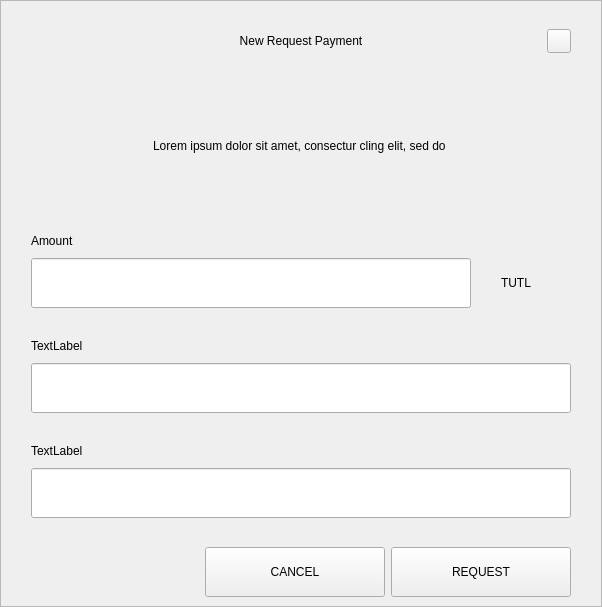
<?xml version="1.0" encoding="UTF-8"?>
<ui version="4.0">
 <class>RequestDialog</class>
 <widget class="QDialog" name="RequestDialog">
  <property name="geometry">
   <rect>
    <x>0</x>
    <y>0</y>
    <width>602</width>
    <height>607</height>
   </rect>
  </property>
  <property name="windowTitle">
   <string>Dialog</string>
  </property>
  <layout class="QVBoxLayout" name="verticalLayout_5">
   <property name="spacing">
    <number>0</number>
   </property>
   <property name="leftMargin">
    <number>0</number>
   </property>
   <property name="topMargin">
    <number>0</number>
   </property>
   <property name="rightMargin">
    <number>0</number>
   </property>
   <property name="bottomMargin">
    <number>0</number>
   </property>
   <item>
    <widget class="QFrame" name="frame">
     <property name="styleSheet">
      <string notr="true"/>
     </property>
     <property name="frameShape">
      <enum>QFrame::StyledPanel</enum>
     </property>
     <property name="frameShadow">
      <enum>QFrame::Raised</enum>
     </property>
     <layout class="QVBoxLayout" name="verticalLayout_4" stretch="1,0,0">
      <property name="spacing">
       <number>0</number>
      </property>
      <property name="leftMargin">
       <number>30</number>
      </property>
      <property name="topMargin">
       <number>20</number>
      </property>
      <property name="rightMargin">
       <number>30</number>
      </property>
      <property name="bottomMargin">
       <number>0</number>
      </property>
      <item>
       <layout class="QHBoxLayout" name="horizontalLayout_3">
        <property name="spacing">
         <number>0</number>
        </property>
        <item>
         <spacer name="horizontalSpacer_21">
          <property name="orientation">
           <enum>Qt::Horizontal</enum>
          </property>
          <property name="sizeHint" stdset="0">
           <size>
            <width>40</width>
            <height>20</height>
           </size>
          </property>
         </spacer>
        </item>
        <item>
         <widget class="QLabel" name="labelTitle">
          <property name="minimumSize">
           <size>
            <width>0</width>
            <height>40</height>
           </size>
          </property>
          <property name="maximumSize">
           <size>
            <width>16777215</width>
            <height>40</height>
           </size>
          </property>
          <property name="styleSheet">
           <string notr="true">padding-left:24px;</string>
          </property>
          <property name="text">
           <string>New Request Payment</string>
          </property>
          <property name="alignment">
           <set>Qt::AlignCenter</set>
          </property>
          <property name="margin">
           <number>7</number>
          </property>
         </widget>
        </item>
        <item>
         <spacer name="horizontalSpacer">
          <property name="orientation">
           <enum>Qt::Horizontal</enum>
          </property>
          <property name="sizeHint" stdset="0">
           <size>
            <width>40</width>
            <height>20</height>
           </size>
          </property>
         </spacer>
        </item>
        <item>
         <widget class="QPushButton" name="btnEsc">
          <property name="minimumSize">
           <size>
            <width>24</width>
            <height>24</height>
           </size>
          </property>
          <property name="maximumSize">
           <size>
            <width>24</width>
            <height>24</height>
           </size>
          </property>
          <property name="focusPolicy">
           <enum>Qt::NoFocus</enum>
          </property>
          <property name="text">
           <string/>
          </property>
         </widget>
        </item>
       </layout>
      </item>
      <item>
       <widget class="QStackedWidget" name="stack">
        <property name="minimumSize">
         <size>
          <width>540</width>
          <height>0</height>
         </size>
        </property>
        <property name="maximumSize">
         <size>
          <width>540</width>
          <height>16777215</height>
         </size>
        </property>
        <property name="currentIndex">
         <number>0</number>
        </property>
        <widget class="QWidget" name="page_1">
         <property name="minimumSize">
          <size>
           <width>540</width>
           <height>0</height>
          </size>
         </property>
         <property name="maximumSize">
          <size>
           <width>540</width>
           <height>16777215</height>
          </size>
         </property>
         <layout class="QVBoxLayout" name="layout1">
          <property name="spacing">
           <number>0</number>
          </property>
          <property name="leftMargin">
           <number>0</number>
          </property>
          <property name="topMargin">
           <number>0</number>
          </property>
          <property name="rightMargin">
           <number>0</number>
          </property>
          <property name="bottomMargin">
           <number>0</number>
          </property>
          <item>
           <spacer name="verticalSpacer_21">
            <property name="orientation">
             <enum>Qt::Vertical</enum>
            </property>
            <property name="sizeType">
             <enum>QSizePolicy::Fixed</enum>
            </property>
            <property name="sizeHint" stdset="0">
             <size>
              <width>20</width>
              <height>30</height>
             </size>
            </property>
           </spacer>
          </item>
          <item alignment="Qt::AlignHCenter">
           <widget class="QLabel" name="labelMessage">
            <property name="minimumSize">
             <size>
              <width>400</width>
              <height>50</height>
             </size>
            </property>
            <property name="text">
             <string>Lorem ipsum dolor sit amet, consectur cling elit, sed do </string>
            </property>
            <property name="alignment">
             <set>Qt::AlignCenter</set>
            </property>
            <property name="wordWrap">
             <bool>true</bool>
            </property>
           </widget>
          </item>
          <item alignment="Qt::AlignBottom">
           <widget class="QWidget" name="containerAmount" native="true">
            <layout class="QVBoxLayout" name="verticalLayout">
             <property name="spacing">
              <number>9</number>
             </property>
             <property name="leftMargin">
              <number>0</number>
             </property>
             <property name="topMargin">
              <number>0</number>
             </property>
             <property name="rightMargin">
              <number>0</number>
             </property>
             <property name="bottomMargin">
              <number>0</number>
             </property>
             <item>
              <widget class="QLabel" name="labelSubtitleAmount">
               <property name="minimumSize">
                <size>
                 <width>350</width>
                 <height>16</height>
                </size>
               </property>
               <property name="maximumSize">
                <size>
                 <width>16777215</width>
                 <height>16</height>
                </size>
               </property>
               <property name="text">
                <string>Amount</string>
               </property>
              </widget>
             </item>
             <item alignment="Qt::AlignTop">
              <widget class="QWidget" name="layoutAmount" native="true">
               <layout class="QHBoxLayout" name="horizontalLayout" stretch="2,0">
                <property name="spacing">
                 <number>0</number>
                </property>
                <property name="leftMargin">
                 <number>0</number>
                </property>
                <property name="topMargin">
                 <number>0</number>
                </property>
                <property name="rightMargin">
                 <number>0</number>
                </property>
                <property name="bottomMargin">
                 <number>0</number>
                </property>
                <item>
                 <widget class="QLineEdit" name="lineEditAmount">
                  <property name="minimumSize">
                   <size>
                    <width>0</width>
                    <height>50</height>
                   </size>
                  </property>
                  <property name="maximumSize">
                   <size>
                    <width>16777215</width>
                    <height>50</height>
                   </size>
                  </property>
                 </widget>
                </item>
                <item>
                 <widget class="QWidget" name="comboContainer" native="true">
                  <property name="minimumSize">
                   <size>
                    <width>100</width>
                    <height>50</height>
                   </size>
                  </property>
                  <property name="maximumSize">
                   <size>
                    <width>16777215</width>
                    <height>50</height>
                   </size>
                  </property>
                  <layout class="QHBoxLayout" name="horizontalLayout_31">
                   <property name="spacing">
                    <number>0</number>
                   </property>
                   <property name="leftMargin">
                    <number>0</number>
                   </property>
                   <property name="topMargin">
                    <number>0</number>
                   </property>
                   <property name="rightMargin">
                    <number>10</number>
                   </property>
                   <property name="bottomMargin">
                    <number>0</number>
                   </property>
                   <item>
                    <widget class="QLabel" name="comboBoxCoin">
                     <property name="text">
                      <string>TUTL</string>
                     </property>
                     <property name="alignment">
                      <set>Qt::AlignCenter</set>
                     </property>
                    </widget>
                   </item>
                  </layout>
                 </widget>
                </item>
               </layout>
              </widget>
             </item>
            </layout>
           </widget>
          </item>
          <item>
           <spacer name="verticalSpacer_31">
            <property name="orientation">
             <enum>Qt::Vertical</enum>
            </property>
            <property name="sizeType">
             <enum>QSizePolicy::Fixed</enum>
            </property>
            <property name="sizeHint" stdset="0">
             <size>
              <width>20</width>
              <height>30</height>
             </size>
            </property>
           </spacer>
          </item>
          <item>
           <layout class="QVBoxLayout" name="verticalLayoutLabel">
            <property name="spacing">
             <number>9</number>
            </property>
            <item>
             <widget class="QLabel" name="labelSubtitleLabel">
              <property name="minimumSize">
               <size>
                <width>0</width>
                <height>16</height>
               </size>
              </property>
              <property name="maximumSize">
               <size>
                <width>16777215</width>
                <height>16</height>
               </size>
              </property>
              <property name="text">
               <string>TextLabel</string>
              </property>
             </widget>
            </item>
            <item>
             <widget class="QLineEdit" name="lineEditLabel">
              <property name="minimumSize">
               <size>
                <width>0</width>
                <height>50</height>
               </size>
              </property>
              <property name="maximumSize">
               <size>
                <width>16777215</width>
                <height>50</height>
               </size>
              </property>
             </widget>
            </item>
           </layout>
          </item>
          <item>
           <spacer name="verticalSpacer_34">
            <property name="orientation">
             <enum>Qt::Vertical</enum>
            </property>
            <property name="sizeType">
             <enum>QSizePolicy::Fixed</enum>
            </property>
            <property name="sizeHint" stdset="0">
             <size>
              <width>20</width>
              <height>30</height>
             </size>
            </property>
           </spacer>
          </item>
          <item>
           <layout class="QVBoxLayout" name="verticalLayoutDescription">
            <property name="spacing">
             <number>9</number>
            </property>
            <item>
             <widget class="QLabel" name="labelSubtitleDescription">
              <property name="minimumSize">
               <size>
                <width>0</width>
                <height>16</height>
               </size>
              </property>
              <property name="maximumSize">
               <size>
                <width>16777215</width>
                <height>16</height>
               </size>
              </property>
              <property name="text">
               <string>TextLabel</string>
              </property>
             </widget>
            </item>
            <item>
             <widget class="QLineEdit" name="lineEditDescription">
              <property name="minimumSize">
               <size>
                <width>0</width>
                <height>50</height>
               </size>
              </property>
              <property name="maximumSize">
               <size>
                <width>16777215</width>
                <height>50</height>
               </size>
              </property>
             </widget>
            </item>
            <item>
             <spacer name="verticalSpacer_4">
              <property name="orientation">
               <enum>Qt::Vertical</enum>
              </property>
              <property name="sizeType">
               <enum>QSizePolicy::Fixed</enum>
              </property>
              <property name="sizeHint" stdset="0">
               <size>
                <width>20</width>
                <height>20</height>
               </size>
              </property>
             </spacer>
            </item>
           </layout>
          </item>
         </layout>
        </widget>
        <widget class="QWidget" name="page_2">
         <layout class="QVBoxLayout" name="layout2">
          <item>
           <spacer name="verticalSpacer_5">
            <property name="orientation">
             <enum>Qt::Vertical</enum>
            </property>
            <property name="sizeType">
             <enum>QSizePolicy::Fixed</enum>
            </property>
            <property name="sizeHint" stdset="0">
             <size>
              <width>20</width>
              <height>50</height>
             </size>
            </property>
           </spacer>
          </item>
          <item alignment="Qt::AlignHCenter">
           <widget class="QLabel" name="labelQrImg">
            <property name="minimumSize">
             <size>
              <width>260</width>
              <height>260</height>
             </size>
            </property>
            <property name="maximumSize">
             <size>
              <width>260</width>
              <height>260</height>
             </size>
            </property>
            <property name="text">
             <string/>
            </property>
            <property name="alignment">
             <set>Qt::AlignCenter</set>
            </property>
           </widget>
          </item>
          <item>
           <spacer name="verticalSpacer_2">
            <property name="orientation">
             <enum>Qt::Vertical</enum>
            </property>
            <property name="sizeType">
             <enum>QSizePolicy::Fixed</enum>
            </property>
            <property name="sizeHint" stdset="0">
             <size>
              <width>20</width>
              <height>30</height>
             </size>
            </property>
           </spacer>
          </item>
          <item alignment="Qt::AlignHCenter">
           <widget class="QLabel" name="labelAddress">
            <property name="text">
             <string>D7VFR83SQbiezrW72hjcWJtcfip5krte2Z </string>
            </property>
           </widget>
          </item>
          <item>
           <spacer name="verticalSpacer_32">
            <property name="orientation">
             <enum>Qt::Vertical</enum>
            </property>
            <property name="sizeType">
             <enum>QSizePolicy::Expanding</enum>
            </property>
            <property name="sizeHint" stdset="0">
             <size>
              <width>20</width>
              <height>20</height>
             </size>
            </property>
           </spacer>
          </item>
          <item>
           <layout class="QHBoxLayout" name="horizontal">
            <property name="leftMargin">
             <number>20</number>
            </property>
            <property name="rightMargin">
             <number>20</number>
            </property>
            <property name="bottomMargin">
             <number>20</number>
            </property>
            <item>
             <spacer name="horizontalSpacer_4">
              <property name="orientation">
               <enum>Qt::Horizontal</enum>
              </property>
              <property name="sizeHint" stdset="0">
               <size>
                <width>40</width>
                <height>20</height>
               </size>
              </property>
             </spacer>
            </item>
            <item>
             <widget class="QPushButton" name="btnCopyAddress">
              <property name="minimumSize">
               <size>
                <width>180</width>
                <height>50</height>
               </size>
              </property>
              <property name="text">
               <string>COPY ADDRESS</string>
              </property>
             </widget>
            </item>
            <item>
             <widget class="QPushButton" name="btnCopyUrl">
              <property name="minimumSize">
               <size>
                <width>180</width>
                <height>50</height>
               </size>
              </property>
              <property name="text">
               <string>COPY URL</string>
              </property>
             </widget>
            </item>
            <item>
             <spacer name="horizontalSpacer_2">
              <property name="orientation">
               <enum>Qt::Horizontal</enum>
              </property>
              <property name="sizeHint" stdset="0">
               <size>
                <width>40</width>
                <height>20</height>
               </size>
              </property>
             </spacer>
            </item>
           </layout>
          </item>
         </layout>
        </widget>
       </widget>
      </item>
      <item>
       <widget class="QWidget" name="buttonsStack" native="true">
        <layout class="QHBoxLayout" name="horizontalLayout_5">
         <property name="leftMargin">
          <number>20</number>
         </property>
         <property name="rightMargin">
          <number>0</number>
         </property>
         <item>
          <spacer name="horizontalSpacer_41">
           <property name="orientation">
            <enum>Qt::Horizontal</enum>
           </property>
           <property name="sizeHint" stdset="0">
            <size>
             <width>40</width>
             <height>20</height>
            </size>
           </property>
          </spacer>
         </item>
         <item>
          <widget class="QPushButton" name="btnCancel">
           <property name="minimumSize">
            <size>
             <width>180</width>
             <height>50</height>
            </size>
           </property>
           <property name="focusPolicy">
            <enum>Qt::NoFocus</enum>
           </property>
           <property name="text">
            <string>CANCEL</string>
           </property>
          </widget>
         </item>
         <item>
          <widget class="QPushButton" name="btnSave">
           <property name="minimumSize">
            <size>
             <width>180</width>
             <height>50</height>
            </size>
           </property>
           <property name="focusPolicy">
            <enum>Qt::NoFocus</enum>
           </property>
           <property name="text">
            <string>REQUEST</string>
           </property>
          </widget>
         </item>
        </layout>
       </widget>
      </item>
     </layout>
    </widget>
   </item>
  </layout>
 </widget>
 <resources/>
 <connections/>
</ui>
